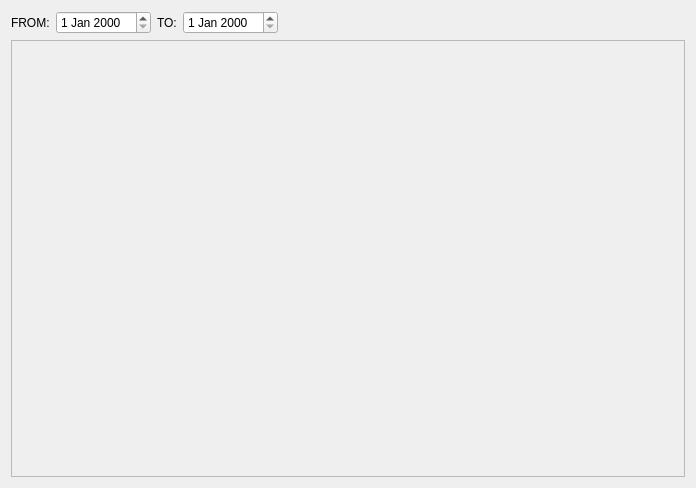
<?xml version="1.0" encoding="UTF-8"?>
<ui version="4.0">
 <class>myHistortyShow</class>
 <widget class="QDialog" name="myHistortyShow">
  <property name="geometry">
   <rect>
    <x>0</x>
    <y>0</y>
    <width>696</width>
    <height>488</height>
   </rect>
  </property>
  <property name="windowTitle">
   <string>Dialog</string>
  </property>
  <layout class="QGridLayout" name="gridLayout">
   <item row="1" column="0">
    <layout class="QVBoxLayout" name="verticalLayout" stretch="6">
     <item>
      <widget class="QFrame" name="historyPlot">
       <property name="frameShape">
        <enum>QFrame::StyledPanel</enum>
       </property>
       <property name="frameShadow">
        <enum>QFrame::Raised</enum>
       </property>
      </widget>
     </item>
    </layout>
   </item>
   <item row="0" column="0">
    <layout class="QHBoxLayout" name="horizontalLayout">
     <item>
      <widget class="QLabel" name="fromLabel">
       <property name="text">
        <string>FROM:</string>
       </property>
      </widget>
     </item>
     <item>
      <widget class="QDateEdit" name="fromDate"/>
     </item>
     <item>
      <widget class="QLabel" name="toLabel">
       <property name="text">
        <string>TO:</string>
       </property>
      </widget>
     </item>
     <item>
      <widget class="QDateEdit" name="toDate"/>
     </item>
     <item>
      <spacer name="horizontalSpacer">
       <property name="orientation">
        <enum>Qt::Horizontal</enum>
       </property>
       <property name="sizeHint" stdset="0">
        <size>
         <width>40</width>
         <height>20</height>
        </size>
       </property>
      </spacer>
     </item>
    </layout>
   </item>
  </layout>
 </widget>
 <resources/>
 <connections/>
</ui>
